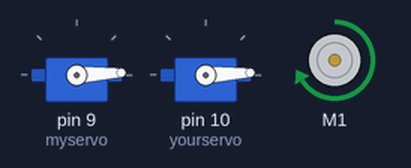
This sketch was run on a simulated Arduino Uno, built with avr-gcc and run on an emulated ATmega328P. On the bench: 2 × servo, DC motor (green arrow = forward, orange = backward, longer = faster).

Above: at 0.05 s.
At 0.95 s:
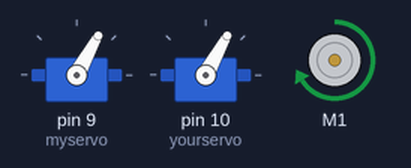
At 1.9 s:
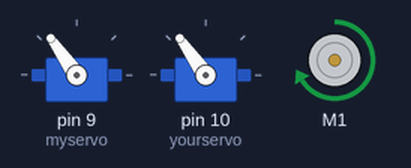
At 3.75 s:
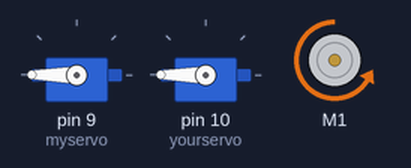
At 5.6 s:
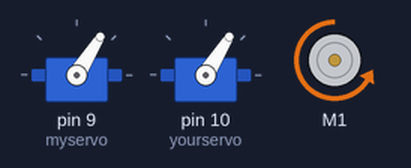
At 7.45 s:
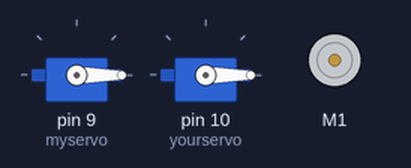
Timing chart, 0 to 9.7 s (numbered marks = the images above):
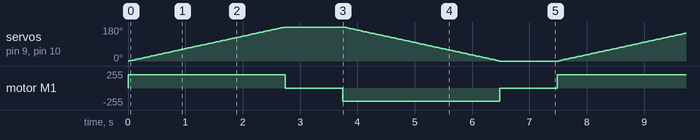

Measured:
- by itself, motor M1: repeats every 7.5 s: stopped 1.0 s, backward 200/255 2.7 s, stopped 1.0 s, forward 200/255 2.7 s

The sketch:

Simplified_code.ino
```cpp
#include<AFMotor.h>
#include <Servo.h>

AF_DCMotor gearMotor(1);
Servo myservo;  // create servo object to control a servo
Servo yourservo;
// twelve servo objects can be created on most boards

int pos = 0;    // variable to store the servo position

void setup() {
  myservo.attach(9);  // attaches the servo on pin 9 to the servo object
  yourservo.attach(10);
}

void loop() {
  gearMotor.setSpeed(200);
  gearMotor.run(FORWARD);

  for (pos = 0; pos <= 180; pos += 1) { // goes from 0 degrees to 180 degrees
    // in steps of 1 degree
    myservo.write(pos);              // tell servo to go to position in variable 'pos'
    yourservo.write(pos);
    delay(15);                       // waits 15 ms for the servo to reach the position
  }
  gearMotor.run(RELEASE);
  delay(1000);
  gearMotor.run(BACKWARD);

  for (pos = 180; pos >= 0; pos -= 1) { // goes from 180 degrees to 0 degrees
    myservo.write(pos);              // tell servo to go to position in variable 'pos'
    yourservo.write(pos);
    delay(15);                       // waits 15 ms for the servo to reach the position
  }

  gearMotor.run(RELEASE);
  delay(1000);

}
```
